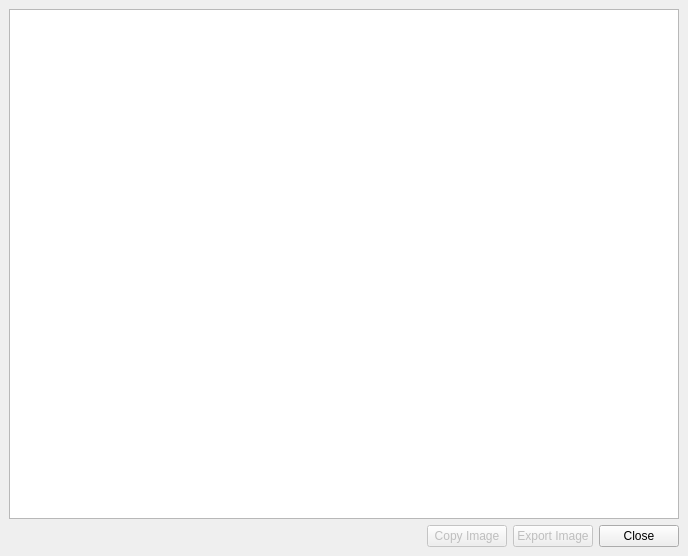
<?xml version="1.0" encoding="UTF-8"?>
<ui version="4.0">
 <class>AnalysisWindow</class>
 <widget class="QMainWindow" name="AnalysisWindow">
  <property name="geometry">
   <rect>
    <x>0</x>
    <y>0</y>
    <width>688</width>
    <height>556</height>
   </rect>
  </property>
  <property name="windowTitle">
   <string>Stats Analysis</string>
  </property>
  <widget class="QWidget" name="centralwidget">
   <layout class="QVBoxLayout" name="verticalLayout">
    <item>
     <widget class="QTreeView" name="treAnalysisView"/>
    </item>
    <item>
     <layout class="QHBoxLayout" name="horizontalLayout">
      <item>
       <widget class="QWidget" name="widget" native="true">
        <property name="sizePolicy">
         <sizepolicy hsizetype="Preferred" vsizetype="Preferred">
          <horstretch>1</horstretch>
          <verstretch>0</verstretch>
         </sizepolicy>
        </property>
        <layout class="QHBoxLayout" name="horizontalLayout_2">
         <item>
          <widget class="QWidget" name="widget_2" native="true"/>
         </item>
        </layout>
       </widget>
      </item>
      <item>
       <widget class="QPushButton" name="btnCopyImg">
        <property name="enabled">
         <bool>false</bool>
        </property>
        <property name="text">
         <string>Copy Image</string>
        </property>
        <property name="icon">
         <iconset resource="assets/breeze.qrc">
          <normaloff>:/png.svg</normaloff>:/png.svg</iconset>
        </property>
       </widget>
      </item>
      <item>
       <widget class="QPushButton" name="btnExport">
        <property name="enabled">
         <bool>false</bool>
        </property>
        <property name="text">
         <string>Export Image</string>
        </property>
        <property name="icon">
         <iconset resource="assets/breeze.qrc">
          <normaloff>:/png.svg</normaloff>:/png.svg</iconset>
        </property>
       </widget>
      </item>
      <item>
       <widget class="QPushButton" name="btnClose">
        <property name="text">
         <string>Close</string>
        </property>
       </widget>
      </item>
     </layout>
    </item>
   </layout>
  </widget>
 </widget>
 <resources>
  <include location="assets/breeze.qrc"/>
 </resources>
 <connections/>
</ui>
